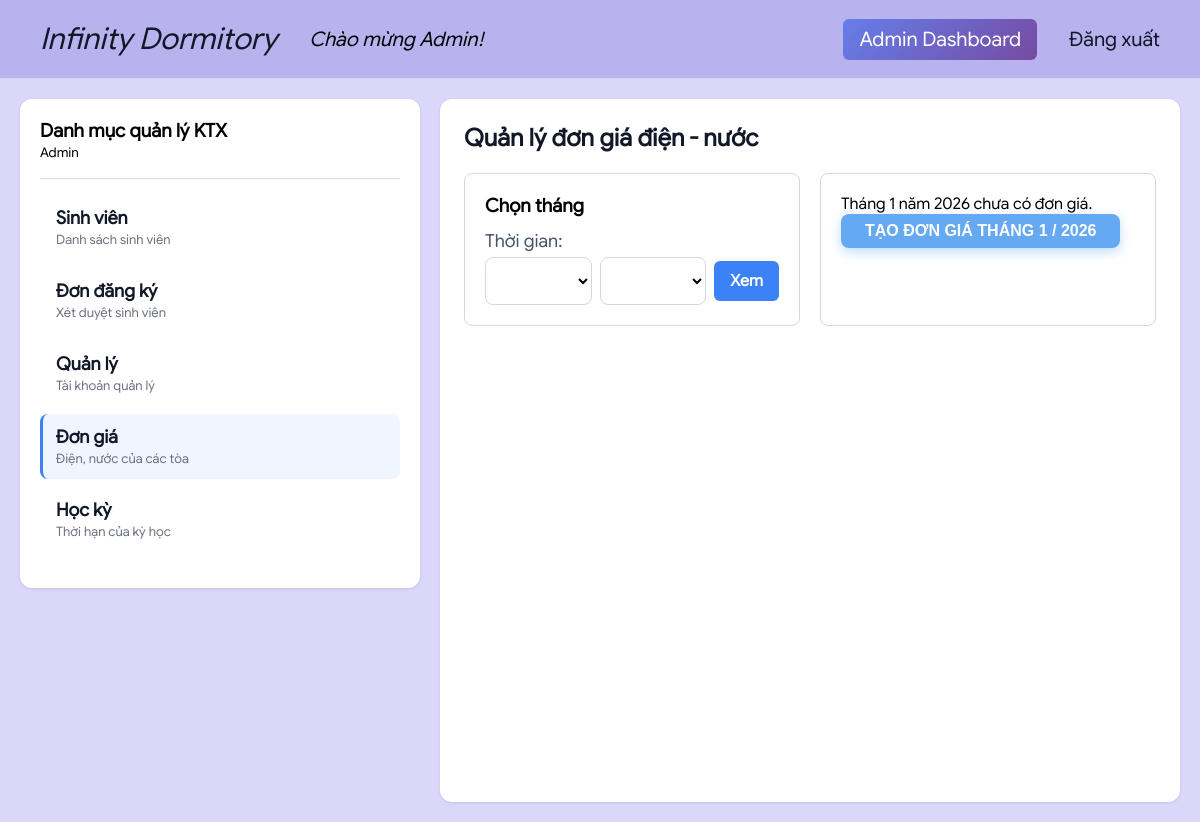
The page /admin/dashboard.php?tab=unit (signed in) on the database as committed earlier.
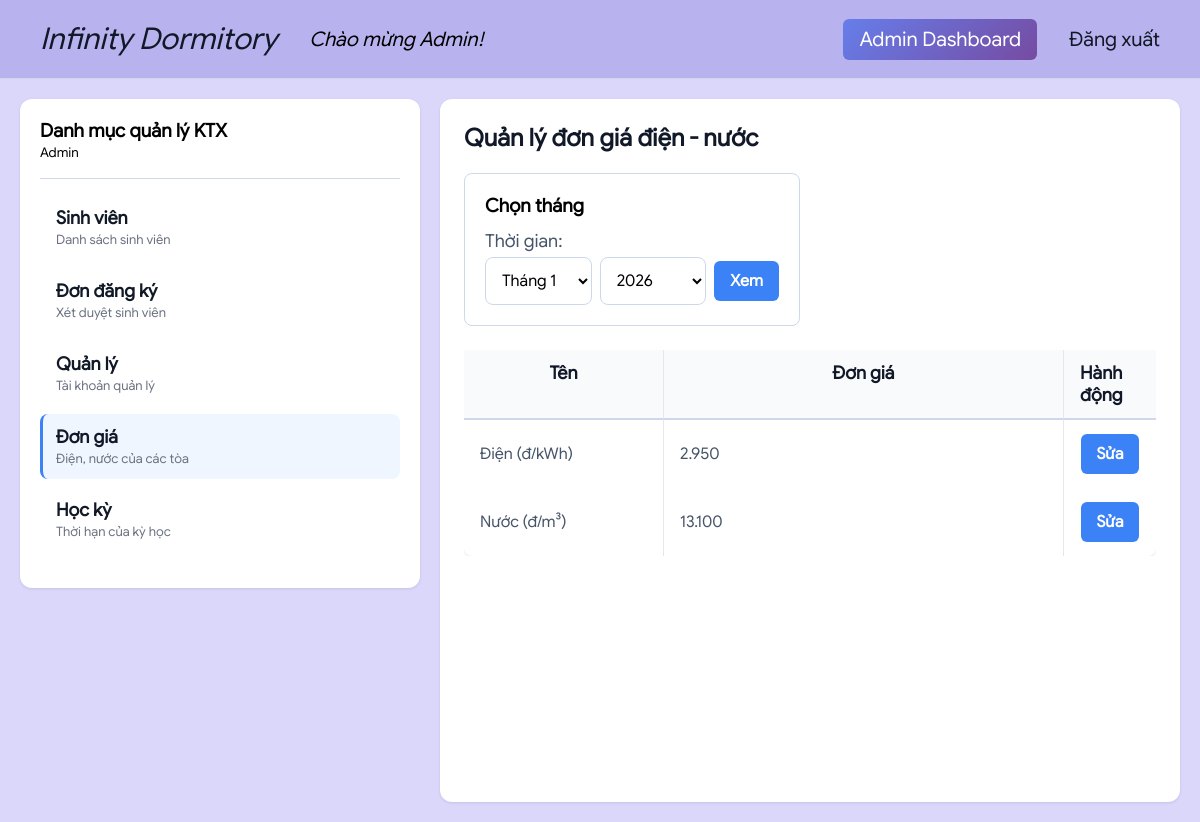
The same page on the database as committed later.
### tables this page shows
CREATE TABLE UNIT
(
    UYEAR INT,
    UMONTH INT,
    ELEC INT NOT NULL,
    WATER INT NOT NULL,
    PRIMARY KEY (UYEAR, UMONTH)
);

### admin/views/unit.php (the view, shortened to what this page needs)
<?php
require_once __DIR__ . '/../../database_connection.php';
$currentYear  = (int)date('Y');
$currentMonth = (int)date('m');
$monthsByYear = [];
$res = mysqli_query($conn, "SELECT UYEAR, UMONTH FROM UNIT ORDER BY UYEAR DESC, UMONTH DESC");
while ($row = mysqli_fetch_assoc($res)) {
    $y = (int)$row['UYEAR'];
    $m = (int)$row['UMONTH'];
    $monthsByYear[$y][] = $m;
}
foreach ($monthsByYear as $y => $months) {
    $monthsByYear[$y] = array_values(array_unique($months));
    sort($monthsByYear[$y]);
}
$year  = isset($_GET['year']) ? (int)$_GET['year'] : $currentYear;
$month = isset($_GET['month']) ? (int)$_GET['month'] : $currentMonth;
$unit = null;
$exists = false;
$stmt = mysqli_prepare($conn,
  "SELECT ELEC, WATER FROM UNIT WHERE UYEAR = ? AND UMONTH = ?"
);
mysqli_stmt_bind_param($stmt, "ii", $year, $month);
mysqli_stmt_execute($stmt);
$res = mysqli_stmt_get_result($stmt);
if ($row = mysqli_fetch_assoc($res)) {
  $unit = $row;
  $exists = true;
}
$isFutureOrCurrent =
    ($year > $currentYear) ||
    ($year == $currentYear && $month >= $currentMonth);
?>
<div class="unit-container">
<h2>Quản lý đơn giá điện - nước</h2>
<div class="unit-header">
  <div class="control-box">
    <h3>Chọn tháng</h3>
    <form id="unitDateForm" method="get" class="form-group">
      <label>Thời gian:</label>
      <div class="date-inputs">
        <select name="month" class="form-control">
          <?php
            $months = $monthsByYear[$year] ?? [];
            foreach ($months as $m):
          ?>
            <option value="<?= $m ?>" <?= $m == $month ? 'selected' : '' ?>>
              Tháng <?= $m ?>
            </option>
          <?php endforeach; ?>
        </select>
        <select name="year" class="form-control">
          <?php foreach (array_keys($monthsByYear) as $y): ?>
            <option value="<?= $y ?>" <?= $y == $year ? 'selected' : '' ?>>
              <?= $y ?>
            </option>
          <?php endforeach; ?>
        </select>
        <button type="submit" id="btnViewUnit" class="btn btn-primary">
          Xem
        </button>
      </div>
    </form>
  </div>
  <div class="control-box" <?= $exists ? 'style="display:none;"' : '' ?>>
    <?php if (!$exists): ?>
      <div class="alert alert-warning">
        Tháng <?= $month ?> năm <?= $year ?> chưa có đơn giá.
      </div>
      <button id="btnAddUnit" class="btn-action">
        TẠO ĐƠN GIÁ THÁNG <?= $month ?> / <?= $year ?>
      </button>
    <?php endif; ?>
  </div>
</div>
<?php if ($exists): ?>
  <div class="student-table-wrapper">
    <table class="table student-table">
      <thead>
        <tr>
          <th style="width:200px">
            <div class="th-content no-sort"><span>Tên</span></div>
          </th>
          <th style="width:400px">
            <div class="th-content no-sort"><span>Đơn giá</span></div>
          </th>
          <th>
            <div class="th-content no-sort"><span>Hành động</span></div>
          </th>
        </tr>
      </thead>
      <tbody>
        <tr>
          <td>Điện (đ/kWh)</td>
          <td class="unit-value" data-unit="elec">
            <?= $unit ? number_format($unit['ELEC'], 0, ',', '.') : '—' ?>
          </td>
          <td class="action-cell">
            <?php if ($isFutureOrCurrent): ?>
              <button class="btn btn-primary btn-unit-edit" data-type="elec">
                Sửa
              </button>
            <?php else: ?>
              <button class="btn btn-secondary" disabled style="opacity:0.5;cursor:not-allowed">
                Không thể sửa
              </button>
            <?php endif; ?>
          </td>
        </tr>
        <tr>
          <td>Nước (đ/m³)</td>
          <td class="unit-value" data-unit="water">
            <?= $unit ? number_format($unit['WATER'], 0, ',', '.') : '—' ?>
          </td>
          <td class="action-cell">
            <?php if ($isFutureOrCurrent): ?>
              <button
                class="btn btn-primary btn-unit-edit" data-type="water">
                Sửa
              </button>
            <?php else: ?>
              <button class="btn btn-secondary" disabled style="opacity:0.5;cursor:not-allowed">
                Không thể sửa
              </button>
            <?php endif; ?>
          </td>
        </tr>
      </tbody>
    </table>
  </div>
<?php endif; ?>

Rows that differ between the two databases and show on the page:
added unit: ELEC "2.950", WATER "13.100"
Other text that changed with them:
form field month: (not shown) → "Tháng 1"
form field year: (not shown) → "2026"
$month: "1" → (not shown)
$year: "2026" → (not shown)
text no longer shown: "Tháng năm chưa có đơn giá. TẠO ĐƠN GIÁ THÁNG /"
text now shown: "Tên Đơn giá Hành động Điện (đ/kWh) Sửa Nước (đ/m³) Sửa"
